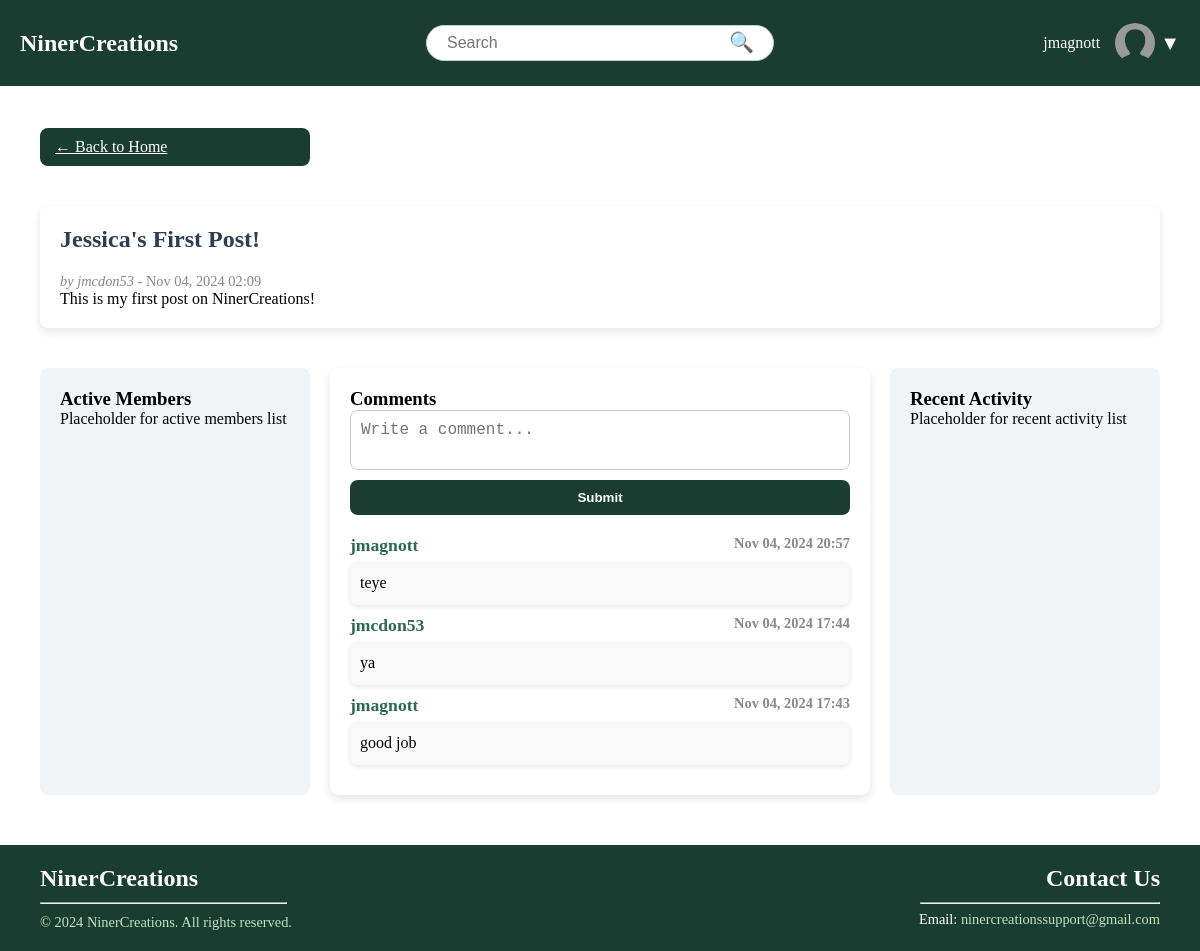
Before: /post/2/ (signed in) with the older database file.
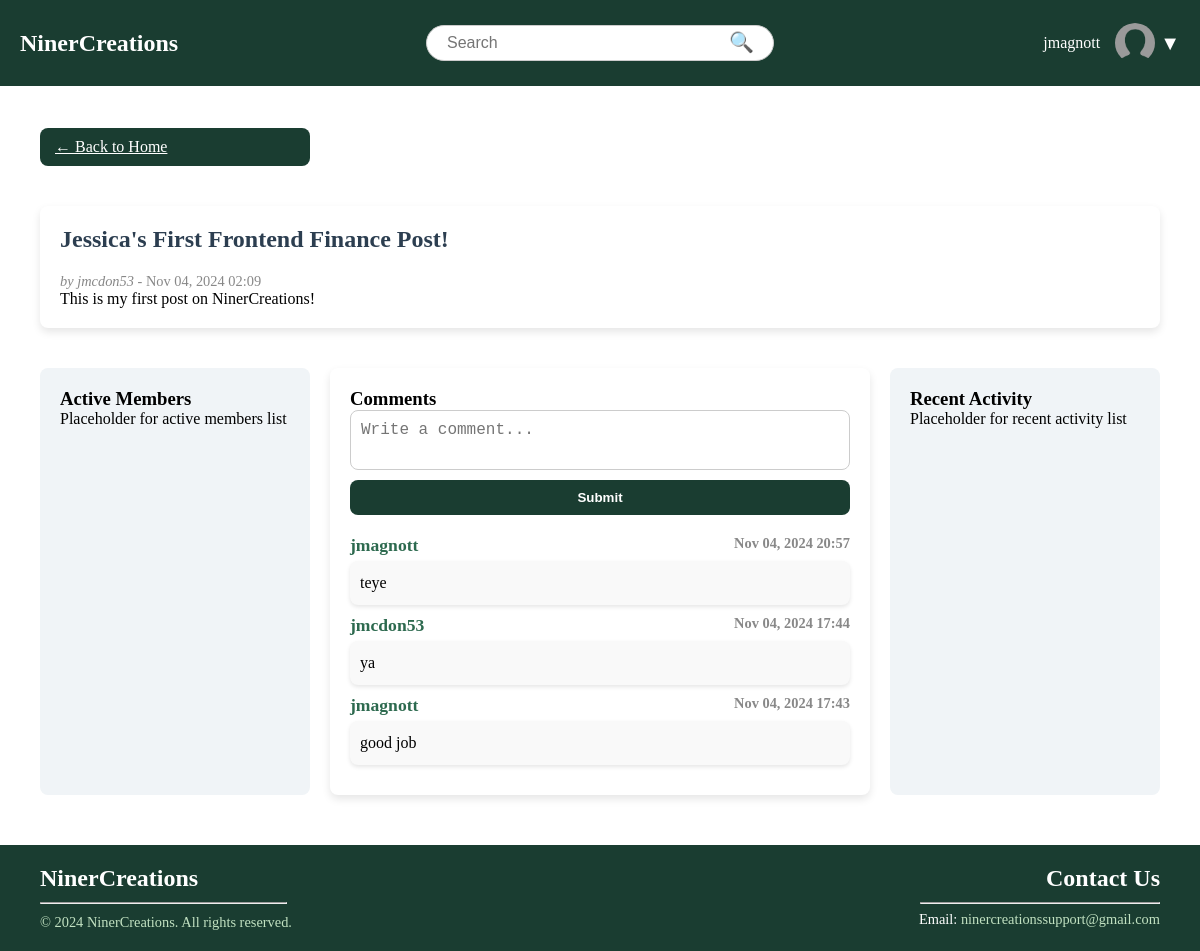
After: the same page with the newer database file.
### NinerCreations/models.py (models this page shows, shortened)
class Post(models.Model):
    author = models.ForeignKey(User, on_delete=models.CASCADE)
    title = models.CharField(max_length=255)
    content = models.TextField()
    created_at = models.DateTimeField(auto_now_add=True)
    topics = models.ManyToManyField(Topic, related_name="posts", blank=True)

### NinerCreations/views.py (the view)
# urls.py: path('post/<int:post_id>/', views.post_detail, name='post_detail'),  # New URL pattern for post detail and comments
def post_detail(request, post_id):
    post = get_object_or_404(Post, id=post_id)
    comments = post.comments.all().order_by('-created_at')  # Fetch comments associated with the post
    if request.method == 'POST':
        content = request.POST.get('content')  # Get the comment content from the form
        if content:
            author = request.user if request.user.is_authenticated else None
            Comment.objects.create(post=post, author=author, content=content)
            comments = post.comments.all().order_by('-created_at')
    return render(request, 'base/post_detail.html', {
        'post': post,
        'comments': comments,
    })

### NinerCreations/templates/base/post_detail.html (shortened to what this page needs)
{% extends "base/base.html" %}
{% block content %}
<div class="content-grid">
    <a class="btn btn-primary" href="{% url 'home' %}">← Back to Home</a>
    <div class="pd-main">
        <div class="post-detail">
            <h2>{{ post.title }}</h2>
            <p class="post-meta">
                <em>by {{ post.author.username }}</em> - {{ post.created_at|date:"M d, Y H:i" }}
            </p>
            <div class="post-content">
                {{ post.content }}
            </div>
        </div>
    </div>
    <div class="pd-left">
        <h3>Active Members</h3>
        <p>Placeholder for active members list</p>
    </div>
    <div class="pd-main-content">
        <div class="comment-section">
            <h3>Comments</h3>
            <form method="POST" action="{% url 'post_detail' post.id %}" class="comment-form">
                <textarea name="content" rows="4" placeholder="Write a comment..." required class="comment-input"></textarea>
                <button type="submit" class="btn btn-primary">Submit</button>
            </form>
            <ul id="commentList" class="comment-list">
                {% for comment in comments %}
                    <li class="comment">
                        <div class="comment-header">
                            <strong class="comment-author">{{ comment.author.username|default:"Guest" }}</strong>
                            <span class="comment-timestamp">{{ comment.created_at|date:"M d, Y H:i" }}</span>
                        </div>
                        <div class="comment-content">
                            {{ comment.content }}
                        </div>
                    </li>
                {% endfor %}
            </ul>
        </div>
    </div>
    <div class="pd-right">
        <h3>Recent Activity</h3>
        <p>Placeholder for recent activity list</p>
    </div>
</div>
{% endblock %}

Changed rows visible on the page:
changed Post "This is my first post on NinerCreations!": title "Jessica's First Post!" → "Jessica's First Frontend Finance Post!"
